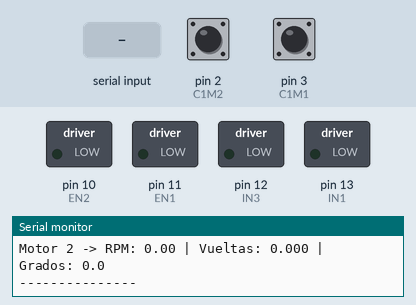
This sketch was run on a simulated Arduino Uno, built with avr-gcc and run on an emulated ATmega328P. Parts: switched loads named in the sketch (green lamp = pin HIGH), the last lines printed to the serial monitor. Inputs (shaded band) come from the test bench; at power-on: pin 2 (C1M2) HIGH, pin 3 (C1M1) HIGH.

Above: at 1.2 s.
1.3 s: "avanza\n" received over Serial
At 2.3 s:
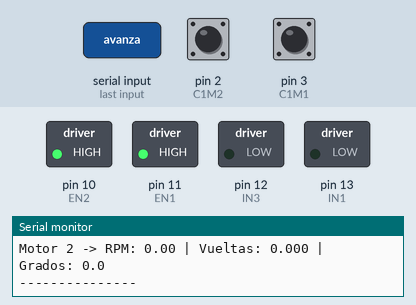
2.8 s: "retrocede\n" received over Serial
At 3.5 s:
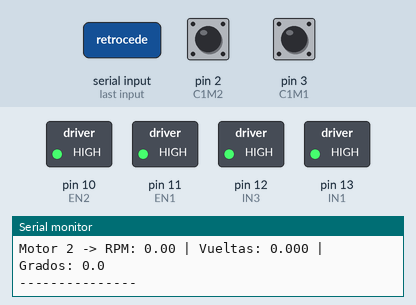
4.3 s: "derecha\n" received over Serial
At 4.6 s:
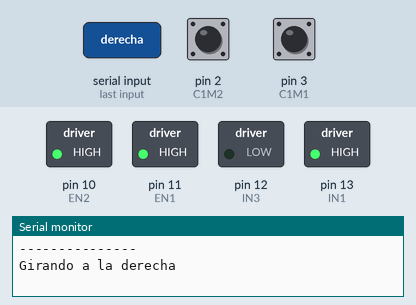
5.8 s: "izquierda\n" received over Serial
At 7.0 s:
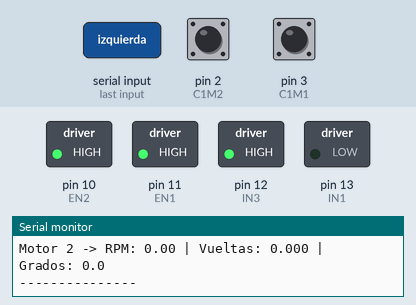
7.3 s: "apagado\n" received over Serial
At 8.1 s:
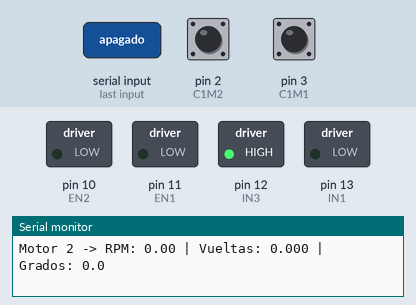
Timing chart, 0 to 9.8 s (numbered marks = the images above; inputs shaded):
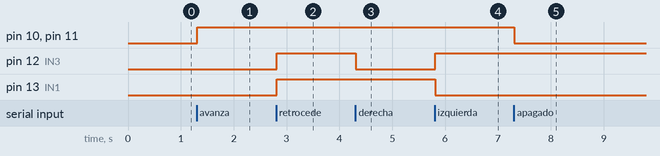

The sketch:

Encoders.ino
```cpp
// -------------------------
// Control de motores con L293D + Encoder N20
// -------------------------

// Pines de control L293D
const int IN1 = 13; // Motor 1 PWM
const int IN3 = 12; // Motor 2
const int EN1 = 11; // Enable Motor 1
const int EN2 = 10; // Enable Motor 2

// Pines del encoder
const int C1M1 = 3;  // Canal A motor 1 (usa interrupción)
const int C1M2 = 2;  // Canal A motor 2 (usa interrupción)

// Contadores de pulsos
volatile long pulsesM1 = 0;
volatile long pulsesM2 = 0;

// Variables para RPM y posición
unsigned long lastTime = 0;
float rpmM1 = 0, rpmM2 = 0;
float vueltasM1 = 0, vueltasM2 = 0;
float gradosM1 = 0, gradosM2 = 0;

// CONFIGURA según tu motor:
const int pulsesPerRevolution = 330; // 11 pulsos * 30 relación = 330

String option;

void setup() {
  // Pines de motor
  pinMode(IN1, OUTPUT);
  pinMode(IN3, OUTPUT);
  pinMode(EN1, OUTPUT);
  pinMode(EN2, OUTPUT);

  // Pines del encoder
  pinMode(C1M1, INPUT_PULLUP);
  pinMode(C1M2, INPUT_PULLUP);

  // Interrupciones para leer los encoders
  attachInterrupt(digitalPinToInterrupt(C1M1), encoderM1ISR, RISING);
  attachInterrupt(digitalPinToInterrupt(C1M2), encoderM2ISR, RISING);

  // Comunicación serial
  Serial.begin(9600);
  Serial.println("Control de Motores + Lectura de Encoders");
  Serial.println("Comandos: avanza | retrocede | izquierda | derecha | apagado");

  // Deshabilitar motores al inicio
  digitalWrite(EN1, LOW);
  digitalWrite(EN2, LOW);
}

void loop() {
  // Leer comandos seriales
  if (Serial.available() > 0) {
    String option = Serial.readStringUntil('\n');
    option.trim();
    if (option.equalsIgnoreCase("avanza")) moveFront();
    else if (option.equalsIgnoreCase("retrocede")) moveBack();
    else if (option.equalsIgnoreCase("derecha")) turnRight();
    else if (option.equalsIgnoreCase("izquierda")) turnLeft();
    else if (option.equalsIgnoreCase("apagado")) stopMotors();
  }

  // Calcular RPM y posición cada 1 segundo
  unsigned long currentTime = millis();
  if (currentTime - lastTime >= 1000) {
    noInterrupts();
    long countM1 = pulsesM1;
    long countM2 = pulsesM2;
    pulsesM1 = 0;
    pulsesM2 = 0;
    interrupts();

    rpmM1 = (countM1 * 60.0) / pulsesPerRevolution;
    rpmM2 = (countM2 * 60.0) / pulsesPerRevolution;

    vueltasM1 += countM1 / (float)pulsesPerRevolution;
    vueltasM2 += countM2 / (float)pulsesPerRevolution;

    gradosM1 = vueltasM1;
    gradosM2 = vueltasM2;

    Serial.println("---------------");
    Serial.print("Motor 1 -> RPM: "); Serial.print(rpmM1);
    Serial.print(" | Vueltas: "); Serial.print(vueltasM1, 3);
    Serial.print(" | Grados: "); Serial.println(gradosM1, 1);

    Serial.print("Motor 2 -> RPM: "); Serial.print(rpmM2);
    Serial.print(" | Vueltas: "); Serial.print(vueltasM2, 3);
    Serial.print(" | Grados: "); Serial.println(gradosM2, 1);
    Serial.println("---------------");

    lastTime = currentTime;
  }
}

// ----------------------
// Funciones de interrupción
// ----------------------
void encoderM1ISR() {
  pulsesM1++;
}

void encoderM2ISR() {
  pulsesM2++;
}

// ----------------------
// Funciones de control de movimiento
// ----------------------
void moveFront() {
  digitalWrite(IN1, LOW);   // Motor 1 adelante
  digitalWrite(EN1, HIGH);
  digitalWrite(IN3, LOW);   // Motor 2 adelante
  digitalWrite(EN2, HIGH);
  Serial.println("Avanzando");
}

void moveBack() {
  digitalWrite(IN1, HIGH);  // Motor 1 atrás
  digitalWrite(EN1, HIGH);
  digitalWrite(IN3, HIGH);  // Motor 2 atrás
  digitalWrite(EN2, HIGH);
  Serial.println("Retrocediendo");
}

void turnRight() {
  digitalWrite(IN1, HIGH);  // Motor 1 atrás
  digitalWrite(EN1, HIGH);
  digitalWrite(IN3, LOW);   // Motor 2 adelante
  digitalWrite(EN2, HIGH);
  Serial.println("Girando a la derecha");
}

void turnLeft() {
  digitalWrite(IN1, LOW);   // Motor 1 adelante
  digitalWrite(EN1, HIGH);
  digitalWrite(IN3, HIGH);  // Motor 2 atrás
  digitalWrite(EN2, HIGH);
  Serial.println("Girando a la izquierda");
}

void stopMotors() {
  digitalWrite(EN1, LOW);
  digitalWrite(EN2, LOW);
  Serial.println("Motores apagados");
}
```

Measured:
- after the input at 1.3 s, pin 10 (EN2), pin 11 (EN1): LOW → HIGH at once
- after the input at 2.8 s, pin 12 (IN3), pin 13 (IN1): LOW → HIGH at once
- after the input at 4.3 s, pin 12 (IN3): HIGH → LOW at once
- after the input at 5.8 s, pin 12 (IN3): LOW → HIGH at once; pin 13 (IN1): HIGH → LOW at once
- after the input at 7.3 s, pin 10 (EN2), pin 11 (EN1): HIGH → LOW at once
